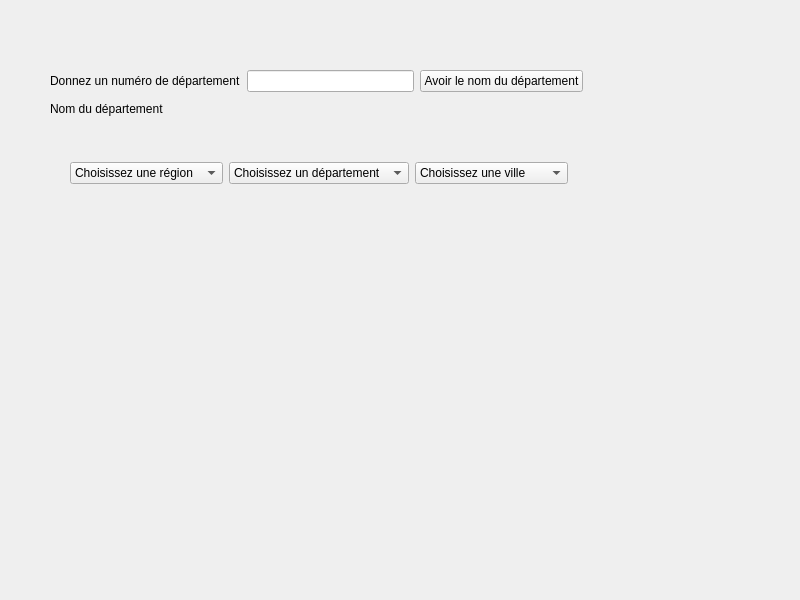
<?xml version="1.0" encoding="UTF-8"?>
<ui version="4.0">
 <class>Widget</class>
 <widget class="QWidget" name="Widget">
  <property name="geometry">
   <rect>
    <x>0</x>
    <y>0</y>
    <width>800</width>
    <height>600</height>
   </rect>
  </property>
  <property name="windowTitle">
   <string>Widget</string>
  </property>
  <widget class="QWidget" name="">
   <property name="geometry">
    <rect>
     <x>50</x>
     <y>70</y>
     <width>533</width>
     <height>50</height>
    </rect>
   </property>
   <layout class="QVBoxLayout" name="verticalLayout">
    <item>
     <layout class="QHBoxLayout" name="horizontalLayout">
      <item>
       <widget class="QLabel" name="LabelNumDept">
        <property name="text">
         <string>Donnez un numéro de département</string>
        </property>
       </widget>
      </item>
      <item>
       <widget class="QLineEdit" name="lineEditNumDept"/>
      </item>
      <item>
       <widget class="QPushButton" name="pushButtonNomDept">
        <property name="text">
         <string>Avoir le nom du département</string>
        </property>
       </widget>
      </item>
     </layout>
    </item>
    <item>
     <widget class="QLabel" name="labelNomDept">
      <property name="text">
       <string>Nom du département</string>
      </property>
     </widget>
    </item>
   </layout>
  </widget>
  <widget class="QWidget" name="">
   <property name="geometry">
    <rect>
     <x>70</x>
     <y>160</y>
     <width>498</width>
     <height>26</height>
    </rect>
   </property>
   <layout class="QHBoxLayout" name="horizontalLayout_2">
    <item>
     <widget class="QComboBox" name="comboBoxRegions">
      <item>
       <property name="text">
        <string>Choisissez une région</string>
       </property>
      </item>
     </widget>
    </item>
    <item>
     <widget class="QComboBox" name="comboBoxDepartements">
      <item>
       <property name="text">
        <string>Choisissez un département</string>
       </property>
      </item>
     </widget>
    </item>
    <item>
     <widget class="QComboBox" name="comboBoxVilles">
      <item>
       <property name="text">
        <string>Choisissez une ville</string>
       </property>
      </item>
     </widget>
    </item>
   </layout>
  </widget>
 </widget>
 <resources/>
 <connections/>
</ui>
